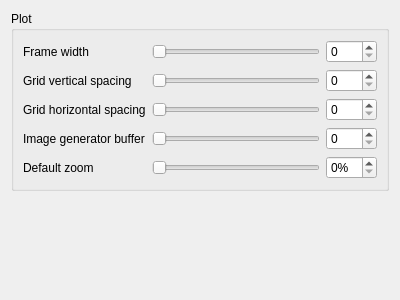
<?xml version="1.0" encoding="UTF-8"?>
<ui version="4.0">
 <class>PlotWidget</class>
 <widget class="QWidget" name="PlotWidget">
  <property name="geometry">
   <rect>
    <x>0</x>
    <y>0</y>
    <width>400</width>
    <height>300</height>
   </rect>
  </property>
  <property name="windowTitle">
   <string>Form</string>
  </property>
  <layout class="QVBoxLayout" name="verticalLayout">
   <item>
    <widget class="QGroupBox" name="groupBox">
     <property name="title">
      <string>Plot</string>
     </property>
     <layout class="QGridLayout" name="gridLayout_2">
      <item row="4" column="0">
       <widget class="QLabel" name="zoomLabel">
        <property name="text">
         <string>Default zoom</string>
        </property>
       </widget>
      </item>
      <item row="1" column="0">
       <widget class="QLabel" name="gridVerticalSpaceLabel">
        <property name="text">
         <string>Grid vertical spacing</string>
        </property>
       </widget>
      </item>
      <item row="3" column="0">
       <widget class="QLabel" name="imgGeneratorBufferLabel">
        <property name="text">
         <string>Image generator buffer</string>
        </property>
       </widget>
      </item>
      <item row="0" column="3">
       <widget class="QSpinBox" name="frameWidthSpinBox"/>
      </item>
      <item row="2" column="0">
       <widget class="QLabel" name="gridHorizontalSpaceLabel">
        <property name="text">
         <string>Grid horizontal spacing</string>
        </property>
       </widget>
      </item>
      <item row="1" column="3">
       <widget class="QSpinBox" name="gridVerticalSpinBox"/>
      </item>
      <item row="0" column="2">
       <widget class="QSlider" name="frameWidthSlider">
        <property name="orientation">
         <enum>Qt::Horizontal</enum>
        </property>
       </widget>
      </item>
      <item row="0" column="0">
       <widget class="QLabel" name="frameWidthLabel">
        <property name="text">
         <string>Frame width</string>
        </property>
       </widget>
      </item>
      <item row="2" column="3">
       <widget class="QSpinBox" name="gridHorizontalSpinBox"/>
      </item>
      <item row="3" column="3">
       <widget class="QSpinBox" name="imgGeneratorBufferSpinBox"/>
      </item>
      <item row="2" column="2">
       <widget class="QSlider" name="gridHorizontalSlider">
        <property name="orientation">
         <enum>Qt::Horizontal</enum>
        </property>
       </widget>
      </item>
      <item row="1" column="2">
       <widget class="QSlider" name="gridVerticalSlider">
        <property name="orientation">
         <enum>Qt::Horizontal</enum>
        </property>
       </widget>
      </item>
      <item row="3" column="2">
       <widget class="QSlider" name="imgGeneratorBufferSlider">
        <property name="orientation">
         <enum>Qt::Horizontal</enum>
        </property>
       </widget>
      </item>
      <item row="4" column="2">
       <widget class="QSlider" name="zoomSlider">
        <property name="orientation">
         <enum>Qt::Horizontal</enum>
        </property>
       </widget>
      </item>
      <item row="4" column="3">
       <widget class="QSpinBox" name="zoomSpinBox">
        <property name="suffix">
         <string>%</string>
        </property>
       </widget>
      </item>
     </layout>
    </widget>
   </item>
   <item>
    <spacer name="verticalSpacer">
     <property name="orientation">
      <enum>Qt::Vertical</enum>
     </property>
     <property name="sizeHint" stdset="0">
      <size>
       <width>20</width>
       <height>40</height>
      </size>
     </property>
    </spacer>
   </item>
  </layout>
 </widget>
 <resources/>
 <connections/>
</ui>
